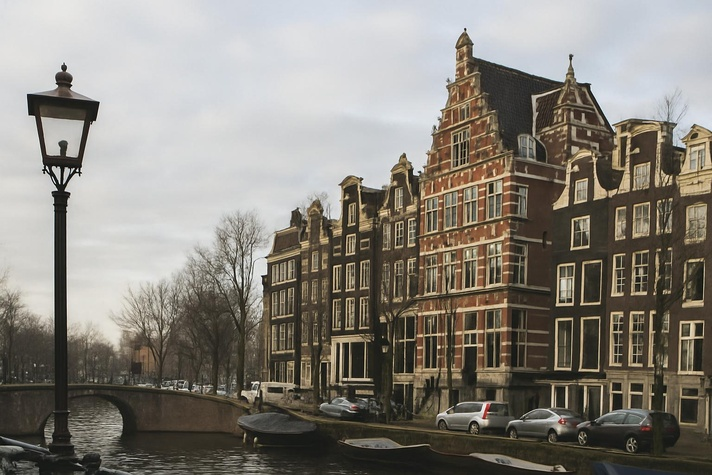
#> input picture edificio.jpg, 712 x 475 px, shrunk from 1536 x 1024 before the run
$ jupyter execute --allow-errors ORB_Demo_Completo.ipynb
#> lines starting #> are read from the running program, lines starting #| are printed output that depends on the picture
# 🌟 ORB Feature Detection - Demostración Completa
Este notebook demuestra el uso del detector ORB incluyendo:
1. Visualización de puntos clave
2. Invarianza a la rotación
3. Comparación de velocidad con SIFT
4. Stitching panorámico básico
5. Comparación visual con otros detectores
6. Aplicación potencial en SLAM

[cell 1]
import cv2
import numpy as np
import matplotlib.pyplot as plt
import time

def show_img(img, title=''):
    plt.imshow(img, cmap='gray')
    plt.title(title)
    plt.axis('off')
    plt.show()

[cell 2]
img = cv2.imread('edificio.jpg', cv2.IMREAD_GRAYSCALE)
#> img: shape (475, 712); min 0, max 251, mean 130.7
img_rot = cv2.imread('edificio_rotado.jpg', cv2.IMREAD_GRAYSCALE)
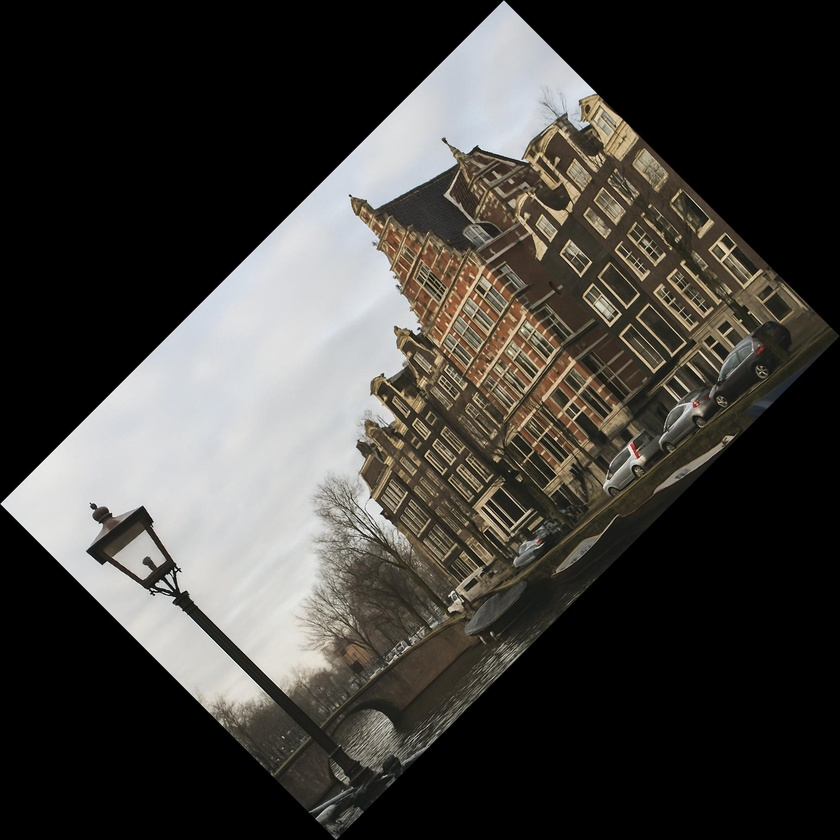
#> input picture edificio_rotado.jpg, 840 x 840 px, shrunk from 1812 x 1812 before the run
#> img_rot: shape (840, 840); min 0, max 255, mean 62.7
img1 = cv2.imread('paisaje1.jpg', cv2.IMREAD_GRAYSCALE)
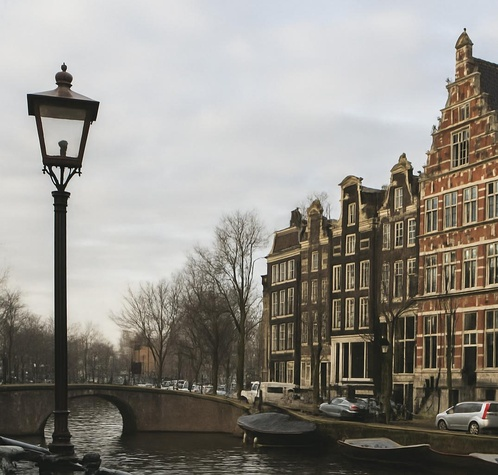
#> input picture paisaje1.jpg, 498 x 475 px, shrunk from 1075 x 1024 before the run
#> img1: shape (475, 498); min 0, max 250, mean 141.6
img2 = cv2.imread('paisaje2.jpg', cv2.IMREAD_GRAYSCALE)
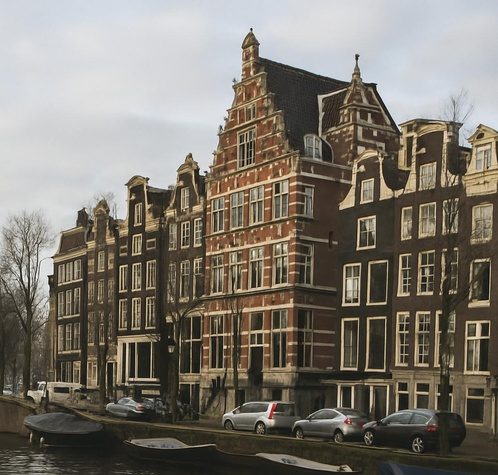
#> input picture paisaje2.jpg, 498 x 475 px, shrunk from 1075 x 1024 before the run
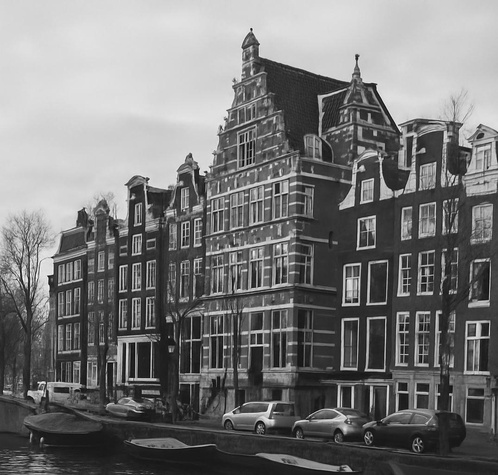
#> img2: shape (475, 498); min 2, max 252, mean 119.7

[cell 3]
orb = cv2.ORB_create()
kp = orb.detect(img, None)
#> kp = 500 keypoints; strongest (x, y, size): (77, 170, 31), (79, 174, 31), (73, 168, 31), (66, 168, 31)
img_kp = cv2.drawKeypoints(img, kp, None, color=(0,255,0))
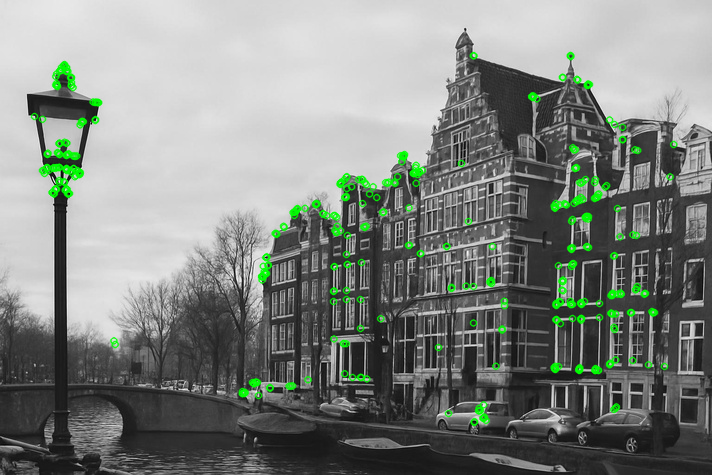
#> img_kp: shape (475, 712, 3); mean of channels 0, 1, 2 128.2, 133.5, 128.2; drawn as B, G, R
show_img(img_kp, 'Puntos clave detectados con ORB')

[cell 4]
kp1, des1 = orb.detectAndCompute(img, None)
#> kp1 has the same summary as kp
kp2, des2 = orb.detectAndCompute(img_rot, None)
#> kp2 = 500 keypoints; strongest (x, y, size): (175, 569, 31), (179, 568, 31), (171, 571, 31), (156, 585, 31)
bf = cv2.BFMatcher(cv2.NORM_HAMMING, crossCheck=True)
matches = bf.match(des1, des2)
#> matches = 298 matches
matches = sorted(matches, key=lambda x: x.distance)
matched_rot = cv2.drawMatches(img, kp1, img_rot, kp2, matches[:20], None, flags=2)
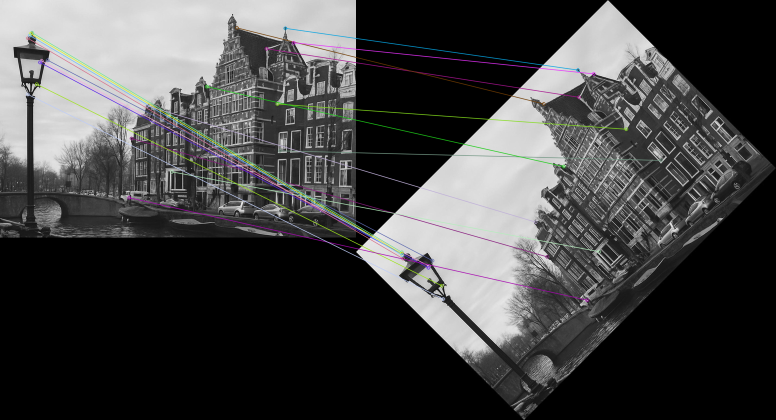
#> matched_rot: shape (840, 1552, 3) (shown at 1/2 size); mean of channels 0, 1, 2 68.5, 68.4, 68.4; drawn as B, G, R
show_img(matched_rot, 'Invarianza a la rotación (ORB)')

[cell 5]
sift = cv2.SIFT_create()
start = time.time()
kp_orb, des_orb = orb.detectAndCompute(img, None)
#> kp_orb has the same summary as kp
orb_time = time.time() - start

start = time.time()
kp_sift, des_sift = sift.detectAndCompute(img, None)
#> kp_sift = 2219 keypoints; strongest (x, y, size): (64, 67, 3.9), (438, 347, 2.3), (73, 169, 2), (64, 79, 10.9)
sift_time = time.time() - start

print(f"Tiempo ORB: {orb_time:.4f}s")
print(f"Tiempo SIFT: {sift_time:.4f}s")

[cell 6]
kp1, des1 = orb.detectAndCompute(img1, None)
#> kp1 = 500 keypoints; strongest (x, y, size): (77, 170, 31), (79, 174, 31), (73, 168, 31), (262, 276, 31)
kp2, des2 = orb.detectAndCompute(img2, None)
#> kp2 = 500 keypoints; strongest (x, y, size): (48, 276, 31), (356, 301, 31), (360, 246, 31), (358, 304, 31)
matches = bf.match(des1, des2)
#> matches = 206 matches
src_pts = np.float32([kp1[m.queryIdx].pt for m in matches]).reshape(-1,1,2)
#> src_pts = 206 rows, first 8: [419, 172], [266, 273], [413, 173], [334, 266], [262, 276], [465, 343], [65, 190], [333, 291]
dst_pts = np.float32([kp2[m.trainIdx].pt for m in matches]).reshape(-1,1,2)
#> dst_pts = 206 rows, first 8: [205, 172], [52, 273], [200, 174], [120, 266], [48, 276], [409.5, 138.2], [259.2, 55.2], [120, 291]
H, _ = cv2.findHomography(src_pts, dst_pts, cv2.RANSAC, 5.0)
#> H = [[1.02, 0.002, -217.9], [0.00764, 1.02, -3.82], [2.16e-05, 1.49e-05, 1]]
result = cv2.warpPerspective(img1, H, (img1.shape[1]+img2.shape[1], img1.shape[0]))
result[0:img2.shape[0], 0:img2.shape[1]] = img2
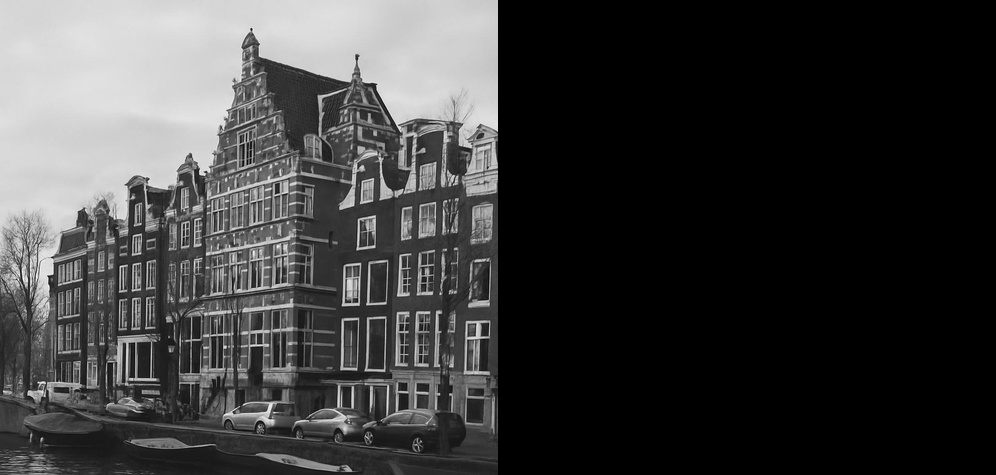
#> result: shape (475, 996); min 0, max 252, mean 59.9
show_img(result, 'Panorama con ORB')

[cell 7]
sift_kp = cv2.drawKeypoints(img, sift.detect(img, None), None, color=(255,0,0))
show_img(sift_kp, 'Puntos clave detectados con SIFT (comparación)')

[cell 8]
# Simulamos 2 frames de un SLAM básico
kp1, des1 = orb.detectAndCompute(img1, None)
kp2, des2 = orb.detectAndCompute(img2, None)
matches = bf.match(des1, des2)
matches = sorted(matches, key=lambda x: x.distance)
slam_sim = cv2.drawMatches(img1, kp1, img2, kp2, matches[:20], None, flags=2)
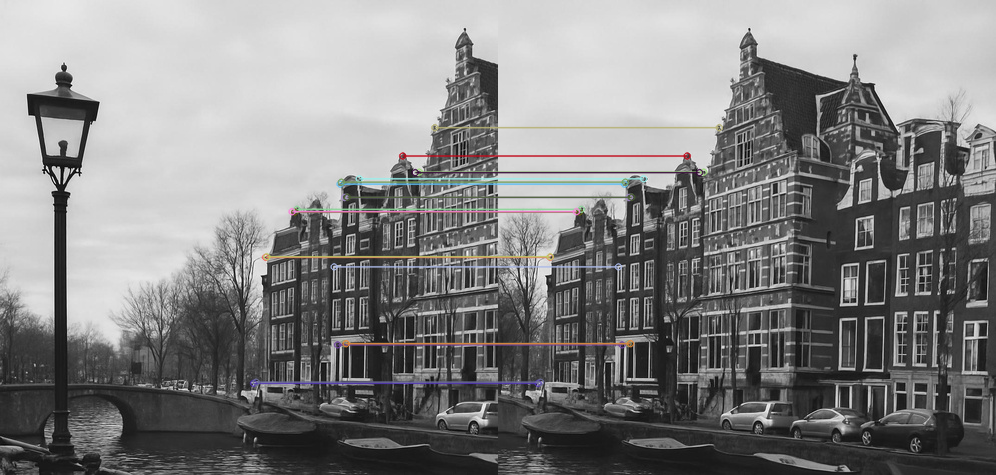
#> slam_sim: shape (475, 996, 3); mean of channels 0, 1, 2 130.6, 130.6, 130.8; drawn as B, G, R
show_img(slam_sim, 'Simulación de SLAM con ORB (frame to frame matching)')

## 🚶‍♂️ Simulación de Movimiento tipo SLAM con Múltiples Frames

[cell 9]
import cv2
import numpy as np
import matplotlib.pyplot as plt

orb = cv2.ORB_create()
bf = cv2.BFMatcher(cv2.NORM_HAMMING, crossCheck=True)

frames = []
for i in range(1, 6):
    frame = cv2.imread(f'frame_{i}.jpg', cv2.IMREAD_GRAYSCALE)
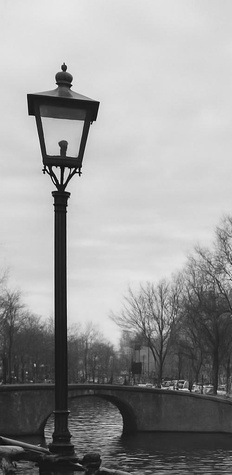
#> input picture frame_1.jpg, 232 x 475 px, shrunk from 500 x 1024 before the run
#> frame is the input picture: shape (475, 232); min 0, max 250, mean 155.5
    frames.append(frame)

#> (the rest of this cell did not finish here and is left out)
